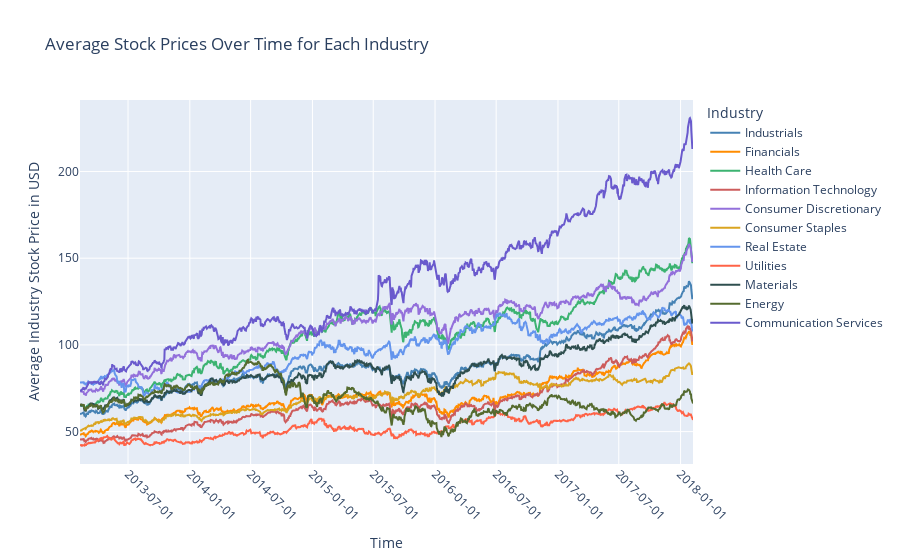

Notebook code for this chart:
### Code cell
time = np.arange(1826)
start_date = datetime.strptime("2013-02-08", "%Y-%m-%d")
dates = [start_date + timedelta(days=i) for i in range(1826)]

plot_line_chart(avg_closing_price_industry, dates)
plot_interactive_line_chart(avg_closing_price_industry, dates)

### Figure 1 — Plotly figure (JSON) as saved in the notebook; plotly's stock layout.template omitted (floating-point values rounded to 4 significant figures; data arrays with more than 128 entries replaced by an {"elided": "..."} marker saying what was removed)
{"data": [{"line": {"color": "steelblue"}, "mode": "lines", "name": "Industrials", "type": "scatter", "x": {"elided": "1826 str values"}, "y": {"elided": "1826 float values"}}, {"line": {"color": "darkorange"}, "mode": "lines", "name": "Financials", "type": "scatter", "x": {"elided": "1826 str values"}, "y": {"elided": "1826 float values"}}, {"line": {"color": "mediumseagreen"}, "mode": "lines", "name": "Health Care", "type": "scatter", "x": {"elided": "1826 str values"}, "y": {"elided": "1826 float values"}}, {"line": {"color": "indianred"}, "mode": "lines", "name": "Information Technology", "type": "scatter", "x": {"elided": "1826 str values"}, "y": {"elided": "1826 float values"}}, {"line": {"color": "mediumpurple"}, "mode": "lines", "name": "Consumer Discretionary", "type": "scatter", "x": {"elided": "1826 str values"}, "y": {"elided": "1826 float values"}}, {"line": {"color": "goldenrod"}, "mode": "lines", "name": "Consumer Staples", "type": "scatter", "x": {"elided": "1826 str values"}, "y": {"elided": "1826 float values"}}, {"line": {"color": "cornflowerblue"}, "mode": "lines", "name": "Real Estate", "type": "scatter", "x": {"elided": "1826 str values"}, "y": {"elided": "1826 float values"}}, {"line": {"color": "tomato"}, "mode": "lines", "name": "Utilities", "type": "scatter", "x": {"elided": "1826 str values"}, "y": {"elided": "1826 float values"}}, {"line": {"color": "darkslategray"}, "mode": "lines", "name": "Materials", "type": "scatter", "x": {"elided": "1826 str values"}, "y": {"elided": "1826 float values"}}, {"line": {"color": "darkolivegreen"}, "mode": "lines", "name": "Energy", "type": "scatter", "x": {"elided": "1826 str values"}, "y": {"elided": "1826 float values"}}, {"line": {"color": "slateblue"}, "mode": "lines", "name": "Communication Services", "type": "scatter", "x": {"elided": "1826 str values"}, "y": {"elided": "1826 float values"}}], "layout": {"legend": {"title": {"text": "Industry"}}, "title": {"text": "Average Stock Prices Over Time for Each Industry"}, "xaxis": {"nticks": 10, "tickangle": 45, "tickformat": "%Y-%m-%d", "tickmode": "auto", "title": {"text": "Time"}, "type": "date"}, "yaxis": {"title": {"text": "Average Industry Stock Price in USD"}}}}
